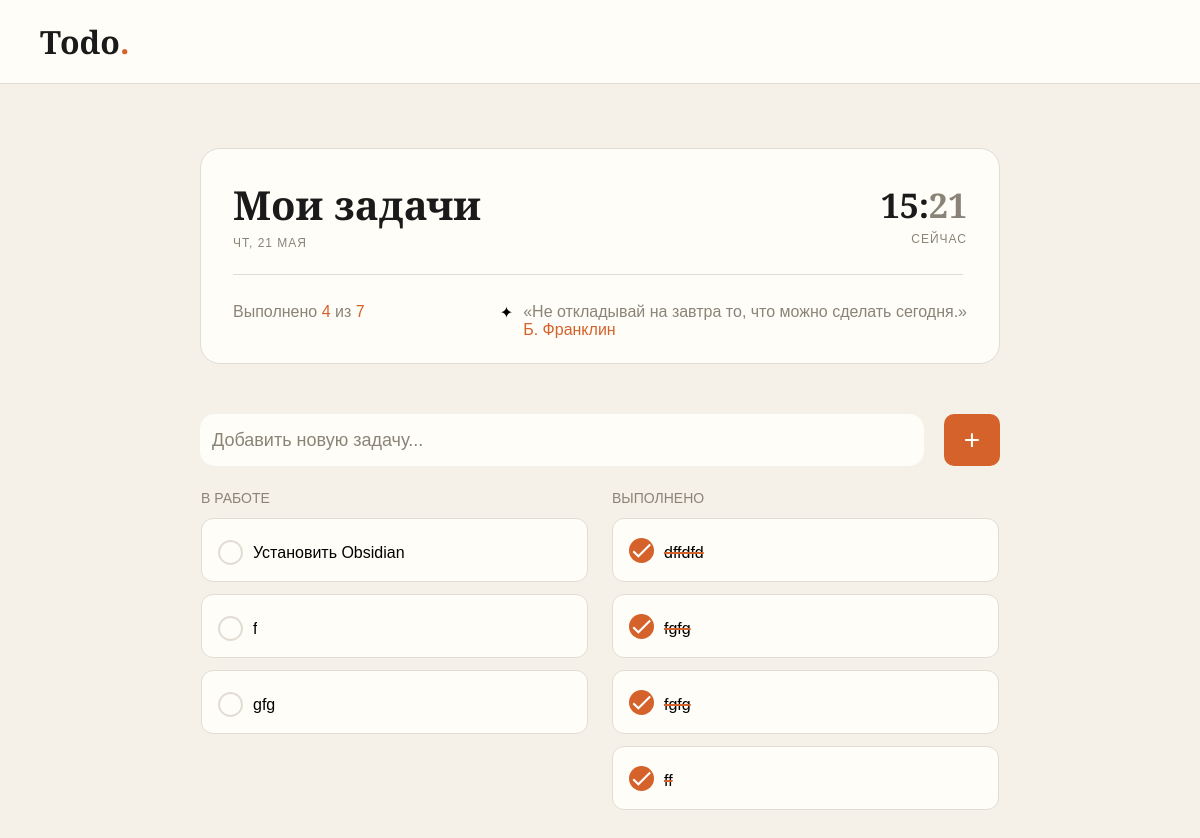
Before: / with the older database file.
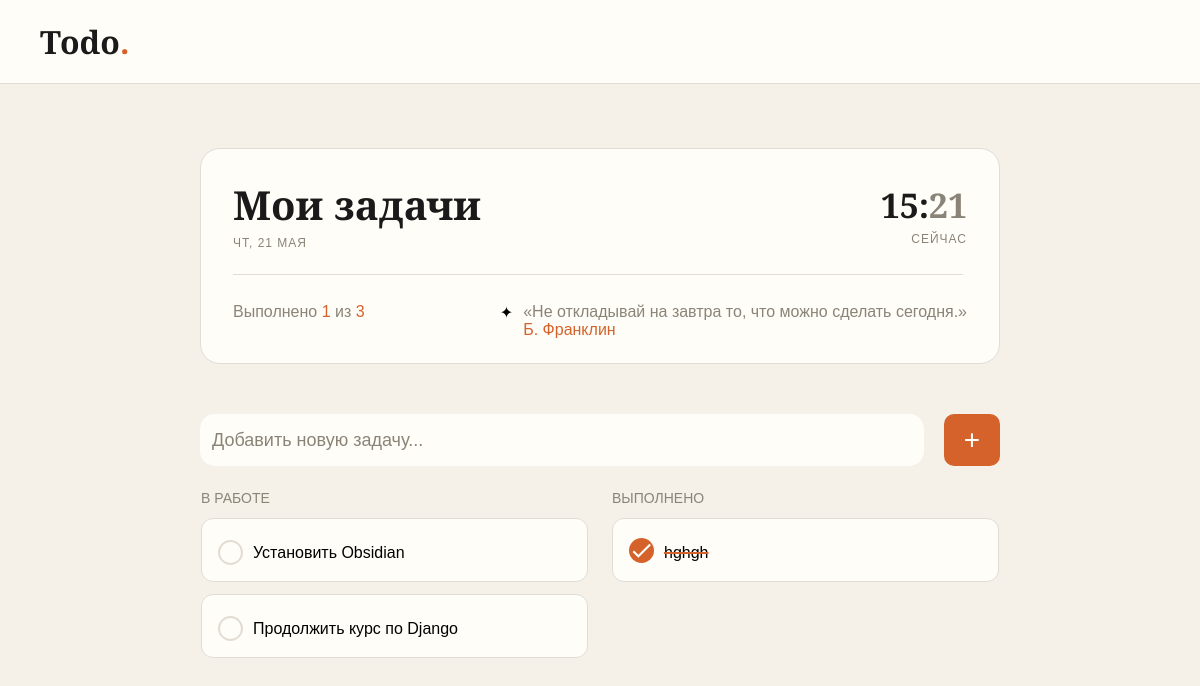
After: the same page with the newer database file.
### todo_app/models.py (models this page shows)
class Tasks(models.Model):
    title = models.CharField(max_length=200)
    is_done = models.BooleanField(default=False) # готово или нет(0 не готово)
    created_at = models.DateTimeField(auto_now_add=True)

### todo_app/views.py (the view)
# urls.py: path("", views.index, name='main'),
def index(request):
    active = Tasks.objects.filter(is_done=False)
    done = Tasks.objects.filter(is_done=True)
    ready_count = Tasks.objects.filter(is_done=False).count()
    notready_count = Tasks.objects.filter(is_done=True).count()
    all = ready_count + notready_count
    count = {
        'ready': active,
        'notready': done,
        'ready_count': ready_count,
        'notready_count': notready_count,
        'all': all,
    }
    return render(request, 'todo_app/index.html', count)

### todo_app/templates/todo_app/index.html (shortened to what this page needs)
{% extends 'todo_app/base.html' %}
{% load static %}
{% block content %}
    <div class="main">
        <div class="mytask">
            <div class="first">
                <div>
                    <h1>Мои задачи</h1>
                    <p class="subtitle" id="current-date"></p>
                </div>
                <div class="time">
                    <h2 id="time1"></h2>
                    <p class="subtitle">СЕЙЧАС</p>
                </div>
            </div>
                <div class="border_main">
            </div>
                <div class="down">
                    <div class="complete">
                    <p class="progress-label">Выполнено <span style="color: #D4622A">{{ notready_count }}</span> из <span style="color: #D4622A"> {{ all }}</span></p>
                </div>
                <div class="thoughts">
                    <p style="margin-right: 10px;">✦</p>
                    <div id = 'quote-container' name="цитата">
                    </div>
                </div>
            </div>
        </div>
        <form action="{% url 'add' %}" class="add_task" method="POST">
            <input type="text" placeholder="Добавить новую задачу..." name="title" class="input" style="font-size: 18px;">
            <button class="add_button" type="submit"> + </button>
        </form>
        <div class="tasks">
            <div class="notdone">
                <p class="section-label">В РАБОТЕ</p>
                {% for task in ready %}
                    <div class="notdonetask">
                        <form action="{% url 'nolong' %}" method="POST" style="padding-top: 5px;">
                            <button style="margin-right: 10px;" class="ad" type="submit"></button>
                        </form>
                        <p style="font-size: 16px; margin-top: 5px;">{{task.title}}</p>
                        <form action="{% url 'remove' task.id %}" method="POST" style="margin-left: auto;">
                        </form>
                    </div>
                {% endfor %}
            </div>
            <div class="done">
                <p class="section-label">ВЫПОЛНЕНО</p>
                {% for task in notready %}
                    <div class="donetask">
                        <form action="{% url 'long'%}" method="POST" style="padding-top: 5px;">
                            <button style="margin-right: 10px; " class="rm" type="submit"><svg viewBox="0 0 24 24"><path d="M9 16.17L4.83 12l-1.42 1.41L9 19 21 7l-1.41-1.41z"/></svg></button>
                        </form>
                        <p style="font-size: 16px; margin-top: 5px; text-decoration: line-through; text-decoration-color: #D4622A; text-decoration-thickness: 15%;"  >{{task.title}}</p>
                       <form action="{% url 'remove' task.id %}" method="POST" style="margin-left: auto;">
                        </form>
                    </div>
                {% endfor %}
            </div>
        </div>
    </div>
{% endblock %}

Changed rows visible on the page:
removed Tasks: title "f", shown under "15:21"
removed Tasks: title "gfg", shown under "15:21"
removed Tasks: title "dffdfd"
removed Tasks: title "fgfg"
removed Tasks: title "fgfg"
removed Tasks: title "ff"
added Tasks: title "Продолжить курс по Django", shown under "15:21"
added Tasks: title "hghgh"
Other visible differences:
{{ notready_count }}: "4" → "1"
{{ all }}: "7" → "3"
